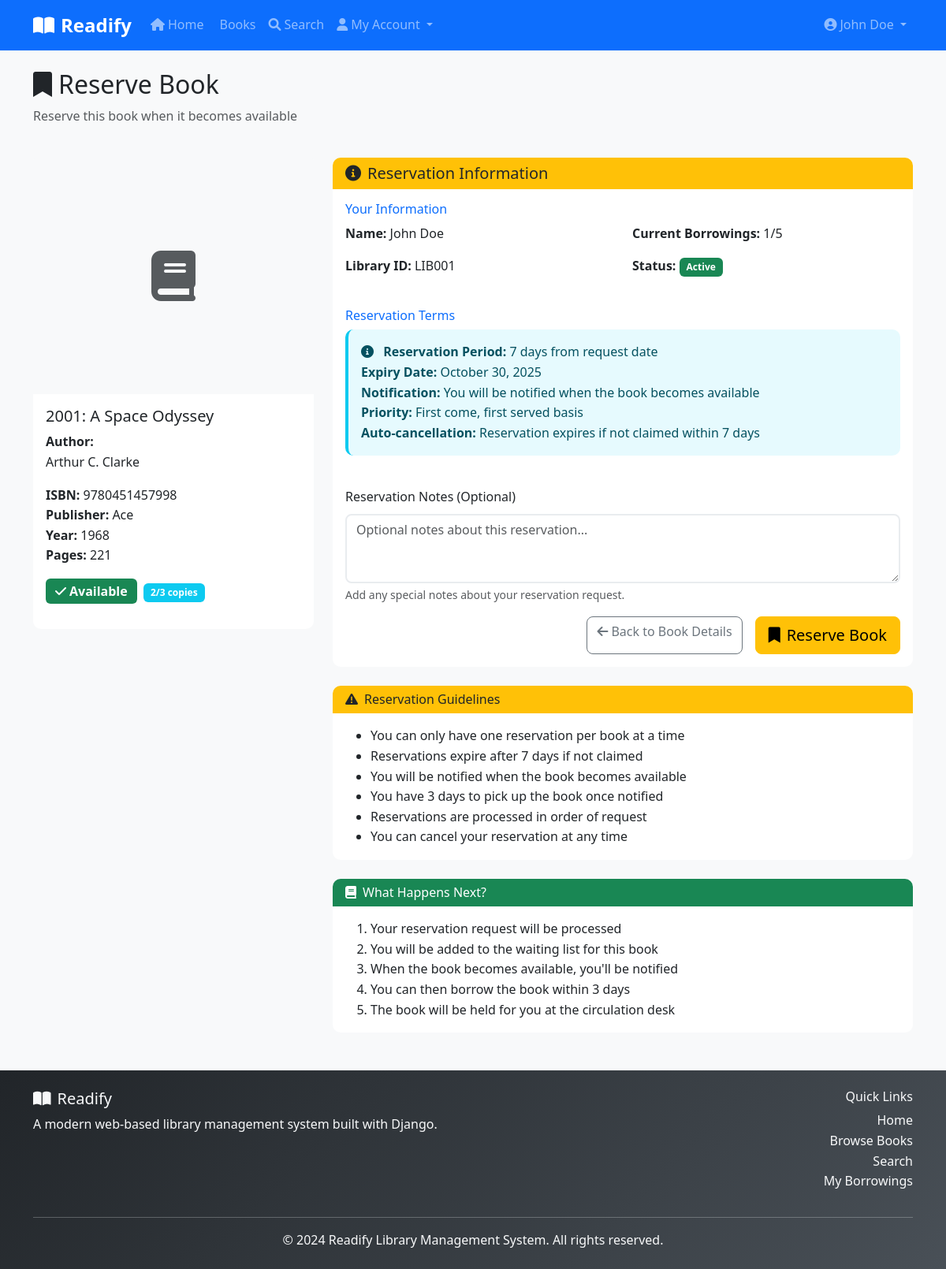
/books/10/reserve/ (signed in), run on the app's committed database.
### library/models.py (models this page shows, shortened)
class Book(models.Model):
    STATUS_CHOICES = [
        ('available', 'Available'),
        ('borrowed', 'Borrowed'),
        ('reserved', 'Reserved'),
        ('maintenance', 'Under Maintenance'),
    ]
    title = models.CharField(max_length=200)
    isbn = models.CharField(max_length=13, unique=True, help_text="13-character ISBN")
    authors = models.ManyToManyField(Author, related_name='books')
    category = models.ForeignKey(Category, on_delete=models.CASCADE, related_name='books')
    publisher = models.CharField(max_length=200)
    publication_year = models.IntegerField(
        validators=[MinValueValidator(1000), MaxValueValidator(2024)]
    )
    pages = models.IntegerField(validators=[MinValueValidator(1)])
    description = models.TextField(blank=True)
    cover_image = models.ImageField(upload_to='book_covers/', blank=True, null=True)
    status = models.CharField(max_length=20, choices=STATUS_CHOICES, default='available')
    total_copies = models.IntegerField(default=1, validators=[MinValueValidator(1)])
    available_copies = models.IntegerField(default=1, validators=[MinValueValidator(0)])
    price = models.DecimalField(max_digits=10, decimal_places=2, null=True, blank=True)
    created_at = models.DateTimeField(auto_now_add=True)
    updated_at = models.DateTimeField(auto_now=True)
    class Meta:
        ordering = ['title']
    @property
    def is_available(self):
        return self.available_copies > 0 and self.status == 'available'

class Author(models.Model):
    first_name = models.CharField(max_length=100)
    last_name = models.CharField(max_length=100)
    bio = models.TextField(blank=True)
    birth_date = models.DateField(null=True, blank=True)
    created_at = models.DateTimeField(auto_now_add=True)
    class Meta:
        ordering = ['last_name', 'first_name']
    @property
    def full_name(self):
        return f"{self.first_name} {self.last_name}"

class Borrower(models.Model):
    user = models.OneToOneField(User, on_delete=models.CASCADE, related_name='borrower')
    library_id = models.CharField(max_length=20, unique=True)
    phone = models.CharField(max_length=15, blank=True)
    address = models.TextField(blank=True)
    date_of_birth = models.DateField(null=True, blank=True)
    membership_date = models.DateTimeField(auto_now_add=True)
    is_active = models.BooleanField(default=True)
    max_books_allowed = models.IntegerField(default=5, validators=[MinValueValidator(1)])
    class Meta:
        ordering = ['user__last_name', 'user__first_name']
    @property
    def full_name(self):
        return self.user.get_full_name() or self.user.username
    @property
    def current_borrowed_books(self):
        return self.borrowings.filter(return_date__isnull=True).count()

### library/views.py (the view)
# urls.py: path('books/<int:book_id>/reserve/', views.reserve_book, name='reserve_book'),
@login_required
def reserve_book(request, book_id):
    book = get_object_or_404(Book, id=book_id)
    try:
        borrower = request.user.borrower
    except Borrower.DoesNotExist:
        messages.error(request, 'You need a borrower profile to reserve books.')
        return redirect('library:book_detail', book_id=book.id)
    if request.method == 'POST':
        form = ReservationForm(request.POST)
        if form.is_valid():
            if borrower.reservations.filter(book=book, status='pending').exists():
                messages.error(request, 'You already have a pending reservation for this book.')
                return redirect('library:book_detail', book_id=book.id)
            reservation = form.save(commit=False)
            reservation.borrower = borrower
            reservation.book = book
            reservation.save()
            messages.success(request, f'Successfully reserved "{book.title}". You will be notified when it becomes available.')
            return redirect('library:my_reservations')
    else:
        form = ReservationForm()
    return render(request, 'library/reserve_book.html', {
        'form': form,
        'book': book,
        'borrower': borrower
    })

### templates/library/reserve_book.html (shortened to what this page needs)
{% extends 'base.html' %}
{% load static %}
{% block content %}
<div class="container mt-4">
    <div class="row mb-4">
        <div class="col-12">
            <h2><i class="fas fa-bookmark me-2"></i>Reserve Book</h2>
            <p class="text-muted">Reserve this book when it becomes available</p>
        </div>
    </div>
    <div class="row">
        <div class="col-md-4">
            <div class="card">
                {% if book.cover_image %}
                    <img src="{{ book.cover_image.url }}" class="card-img-top" alt="{{ book.title }}"
                         style="height: 300px; object-fit: cover;">
                {% else %}
                    <div class="card-img-top bg-light d-flex align-items-center justify-content-center"
                         style="height: 300px;">
                        <i class="fas fa-book fa-4x text-muted"></i>
                    </div>
                {% endif %}
                <div class="card-body">
                    <h5 class="card-title">{{ book.title }}</h5>
                    <p class="card-text">
                        <strong>Author{{ book.authors.count|pluralize }}:</strong><br>
                        {% for author in book.authors.all %}
                            {{ author.full_name }}{% if not forloop.last %}, {% endif %}
                        {% endfor %}
                    </p>
                    <p class="card-text">
                        <strong>ISBN:</strong> {{ book.isbn }}<br>
                        <strong>Publisher:</strong> {{ book.publisher }}<br>
                        <strong>Year:</strong> {{ book.publication_year }}<br>
                        <strong>Pages:</strong> {{ book.pages }}
                    </p>
                    <div class="mb-3">
                        {% if book.is_available %}
                            <span class="badge bg-success fs-6">
                                <i class="fas fa-check me-1"></i>Available
                            </span>
                        {% else %}
                            <span class="badge bg-warning fs-6">
                                <i class="fas fa-clock me-1"></i>Currently Borrowed
                            </span>
                        {% endif %}
                        <span class="badge bg-info ms-1">
                            {{ book.available_copies }}/{{ book.total_copies }} copies
                        </span>
                    </div>
                </div>
            </div>
        </div>
        <div class="col-md-8">
            <div class="card">
                <div class="card-header bg-warning text-dark">
                    <h5 class="mb-0"><i class="fas fa-info-circle me-2"></i>Reservation Information</h5>
                </div>
                <div class="card-body">
                    <div class="row mb-4">
                        <div class="col-12">
                            <h6 class="text-primary">Your Information</h6>
                            <div class="row">
                                <div class="col-md-6">
                                    <p><strong>Name:</strong> {{ borrower.full_name }}</p>
                                    <p><strong>Library ID:</strong> {{ borrower.library_id }}</p>
                                </div>
                                <div class="col-md-6">
                                    <p><strong>Current Borrowings:</strong> {{ borrower.current_borrowed_books }}/{{ borrower.max_books_allowed }}</p>
                                    <p><strong>Status:</strong>
                                        {% if borrower.is_active %}
                                            <span class="badge bg-success">Active</span>
                                        {% else %}
                                            <span class="badge bg-danger">Inactive</span>
                                        {% endif %}
                                    </p>
                                </div>
                            </div>
                        </div>
                    </div>
                    <div class="row mb-4">
                        <div class="col-12">
                            <h6 class="text-primary">Reservation Terms</h6>
                            <div class="alert alert-info">
                                <i class="fas fa-info-circle me-2"></i>
                                <strong>Reservation Period:</strong> 7 days from request date<br>
                                <strong>Expiry Date:</strong> <span id="expiry-date"></span><br>
                                <strong>Notification:</strong> You will be notified when the book becomes available<br>
                                <strong>Priority:</strong> First come, first served basis<br>
                                <strong>Auto-cancellation:</strong> Reservation expires if not claimed within 7 days
                            </div>
                        </div>
                    </div>
                    <form method="post">
                        <div class="mb-3">
                            <label for="{{ form.notes.id_for_label }}" class="form-label">Reservation Notes (Optional)</label>
                            {{ form.notes }}
                            <div class="form-text">
                                Add any special notes about your reservation request.
                            </div>
                        </div>
                        <div class="d-grid gap-2 d-md-flex justify-content-md-end">
                            <a href="{% url 'library:book_detail' book.id %}" class="btn btn-outline-secondary me-md-2">
                                <i class="fas fa-arrow-left me-1"></i>Back to Book Details
                            </a>
                            <button type="submit" class="btn btn-warning btn-lg">
                                <i class="fas fa-bookmark me-2"></i>Reserve Book
                            </button>
                        </div>
                    </form>
                </div>
            </div>
            <div class="card mt-4">
                <div class="card-header bg-warning text-dark">
                    <h6 class="mb-0"><i class="fas fa-exclamation-triangle me-2"></i>Reservation Guidelines</h6>
                </div>
                <div class="card-body">
                    <ul class="mb-0">
                        <li>You can only have one reservation per book at a time</li>
                        <li>Reservations expire after 7 days if not claimed</li>
                        <li>You will be notified when the book becomes available</li>
                        <li>You have 3 days to pick up the book once notified</li>
                        <li>Reservations are processed in order of request</li>
                        <li>You can cancel your reservation at any time</li>
                    </ul>
                </div>
            </div>
            <div class="card mt-4">
                <div class="card-header bg-success text-white">
                    <h6 class="mb-0"><i class="fas fa-book me-2"></i>What Happens Next?</h6>
                </div>
                <div class="card-body">
                    <ol class="mb-0">
                        <li>Your reservation request will be processed</li>
                        <li>You will be added to the waiting list for this book</li>
                        <li>When the book becomes available, you'll be notified</li>
                        <li>You can then borrow the book within 3 days</li>
                        <li>The book will be held for you at the circulation desk</li>
                    </ol>
                </div>
            </div>
        </div>
    </div>
</div>
{% endblock %}

### templates/base.html (shortened to what this page needs)
{% load static %}
<!DOCTYPE html>
<html lang="en">
<head>
    <link href="https://cdn.jsdelivr.net/npm/bootstrap@5.3.0/dist/css/bootstrap.min.css" rel="stylesheet">
    <link href="https://cdnjs.cloudflare.com/ajax/libs/font-awesome/6.0.0/css/all.min.css" rel="stylesheet">
    <link href="{% static 'css/style.css' %}" rel="stylesheet">
</head>
<body>
    <nav class="navbar navbar-expand-lg navbar-dark bg-primary">
        <div class="container">
            <a class="navbar-brand" href="{% url 'library:home' %}">
                <i class="fas fa-book-open me-2"></i>Readify
            </a>
            <div class="collapse navbar-collapse" id="navbarNav">
                <ul class="navbar-nav me-auto">
                    <li class="nav-item">
                        <a class="nav-link" href="{% url 'library:home' %}">
                            <i class="fas fa-home me-1"></i>Home
                        </a>
                    </li>
                    <li class="nav-item">
                        <a class="nav-link" href="{% url 'library:book_list' %}">
                            Books
                        </a>
                    </li>
                    <li class="nav-item">
                        <a class="nav-link" href="{% url 'library:search' %}">
                            <i class="fas fa-search me-1"></i>Search
                        </a>
                    </li>
                    {% if user.is_authenticated %}
                        <li class="nav-item dropdown">
                            <a class="nav-link dropdown-toggle" href="#" role="button" data-bs-toggle="dropdown">
                                <i class="fas fa-user me-1"></i>My Account
                            </a>
                        </li>
                    {% endif %}
                </ul>
                <ul class="navbar-nav">
                    {% if user.is_authenticated %}
                        <li class="nav-item dropdown">
                            <a class="nav-link dropdown-toggle" href="#" role="button" data-bs-toggle="dropdown">
                                <i class="fas fa-user-circle me-1"></i>{{ user.get_full_name|default:user.username }}
                            </a>
                        </li>
                    {% endif %}
                </ul>
            </div>
        </div>
    </nav>
    <main class="container-fluid">
        {% block content %}{% endblock %}
    </main>
    <footer class="bg-dark text-light mt-5 py-4">
        <div class="container">
            <div class="row">
                <div class="col-md-6">
                    <h5><i class="fas fa-book-open me-2"></i>Readify</h5>
                    <p class="mb-0">A modern web-based library management system built with Django.</p>
                </div>
                <div class="col-md-6 text-md-end">
                    <h6>Quick Links</h6>
                    <ul class="list-unstyled">
                        <li><a href="{% url 'library:home' %}" class="text-light">Home</a></li>
                        <li><a href="{% url 'library:book_list' %}" class="text-light">Browse Books</a></li>
                        <li><a href="{% url 'library:search' %}" class="text-light">Search</a></li>
                        {% if user.is_authenticated %}
                            <li><a href="{% url 'library:my_borrowings' %}" class="text-light">My Borrowings</a></li>
                        {% endif %}
                    </ul>
                </div>
            </div>
            <hr class="my-3">
            <div class="row">
                <div class="col-12 text-center">
                    <p class="mb-0">&copy; 2024 Readify Library Management System. All rights reserved.</p>
                </div>
            </div>
        </div>
    </footer>
</body>
</html>

### data on the page
Book: title "2001: A Space Odyssey", isbn "9780451457998", publisher "Ace", publication_year "1968", pages "221", available_copies "2", total_copies "3"
Author: full_name "Arthur C. Clarke"
Borrower: full_name "John Doe", library_id "LIB001", current_borrowed_books "1", max_books_allowed "5"

### other printed values
{{ user.get_full_name|default:user.username }} "John Doe"
